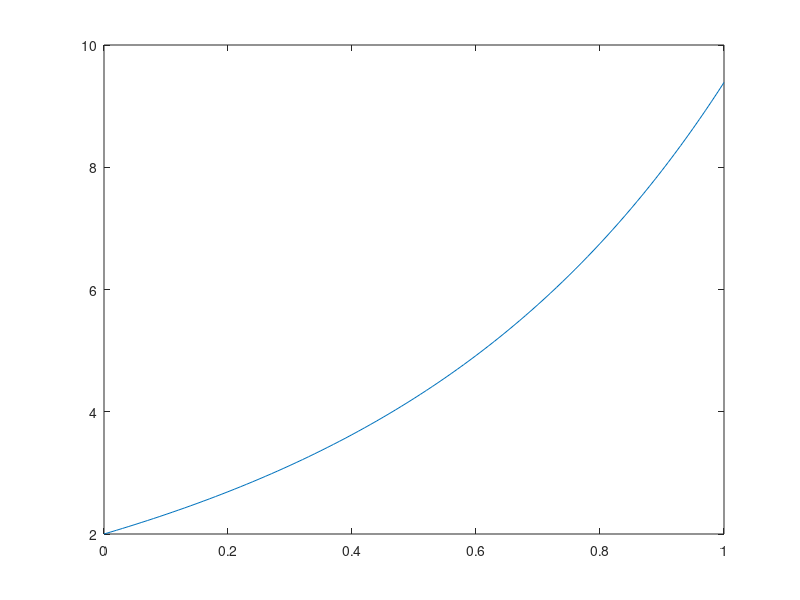

Write the MATLAB code that produced this figure.
function diferenciacentraln
  yA=2;
  xA=0;
  dx=0.01;
  xf=1;
  yV=yA-dx*(2*yA-2*xA-1);#Calculo de y viejo inicial (serie de Taylor)
  it=0;
  
  for i=xA:dx:xf
    it=it+1;
    yN=(2*dx)*(2*yA-2*i-1)+yV;#Ecuacion de Recurrencia (se calcula)
    vx(it)=i;
    vy(it)=yA;
    yV=yA;
    yA=yN;
  endfor
  plot(vx,vy);
endfunction
